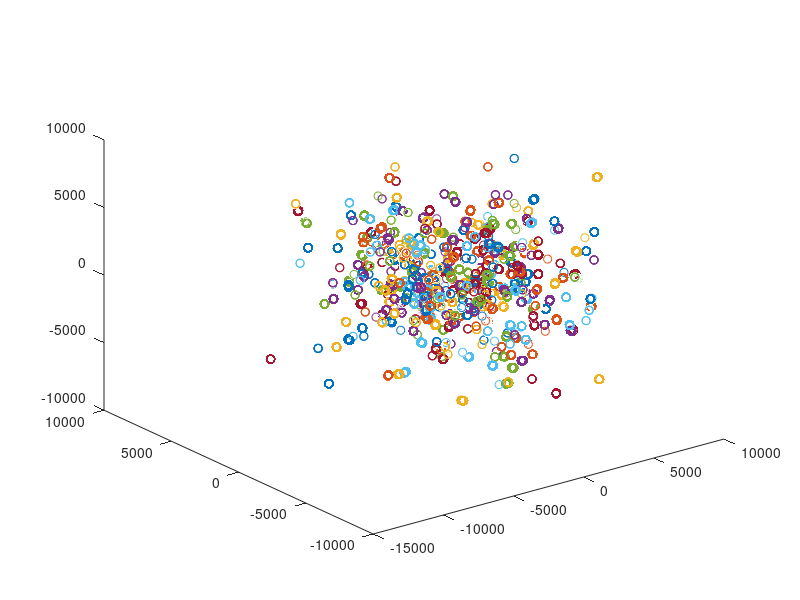

The MATLAB source for this figure:
clearvars
tic
n=500
#Tensor de posiciones
X=randn(1,n,3)*3000;

#Tensor de velocidades
V=randn(1,n,3)/10;

#Condiciones de integracion
dt=1;
T=600;
N=T/dt;

#Vector de masas del sitema
M=randn(n,1)*50000000000;

#Tensor de masa expandida
Mexpa=repmat(M,[1,n,3]);

function [A]=aceleracion(X,Mexpa,n)


  G=6.674e-11; #Constante de gravitación

  K=repmat(X,[n 1]); #Tensor con las coordenadas repetidas

  Rij=K-permute(K,[2,1,3]); #Tensor de vectores rj-ri

  R=(vecnorm(Rij,2,3).^3 +eye(n)).^(-1)-eye(n); #Matriz de coeficientes 1/r^3

  A=-G*dot(R.*Rij,Mexpa,1);

endfunction

#Cálculo de la posición del sitema en t=-dt
X(2,:,:)=X(1,:,:)+V*dt+0.5*aceleracion(X(1,:,:),Mexpa,n)*dt^2;

#Bucle de integracion en el tiempo
for i=2:N
  X(i+1,:,:)=2*X(i,:,:)-X(i-1,:,:)+aceleracion(X(i,:,:),Mexpa,n)*dt^2;
end
toc
plot3(X(:,:,1),X(:,:,2),X(:,:,3),'o')
